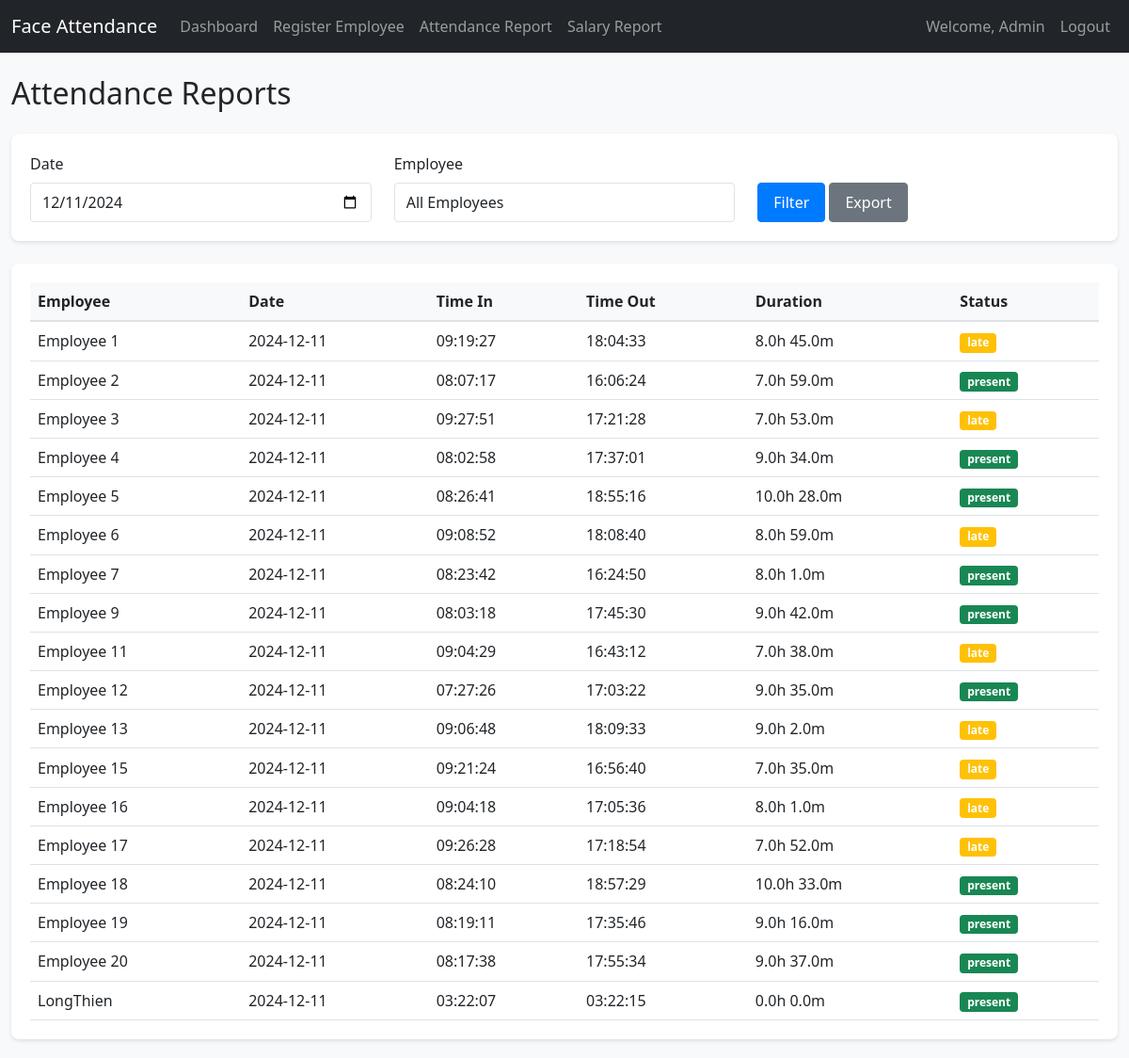
The app's page /admin/reports (signed in), older data.
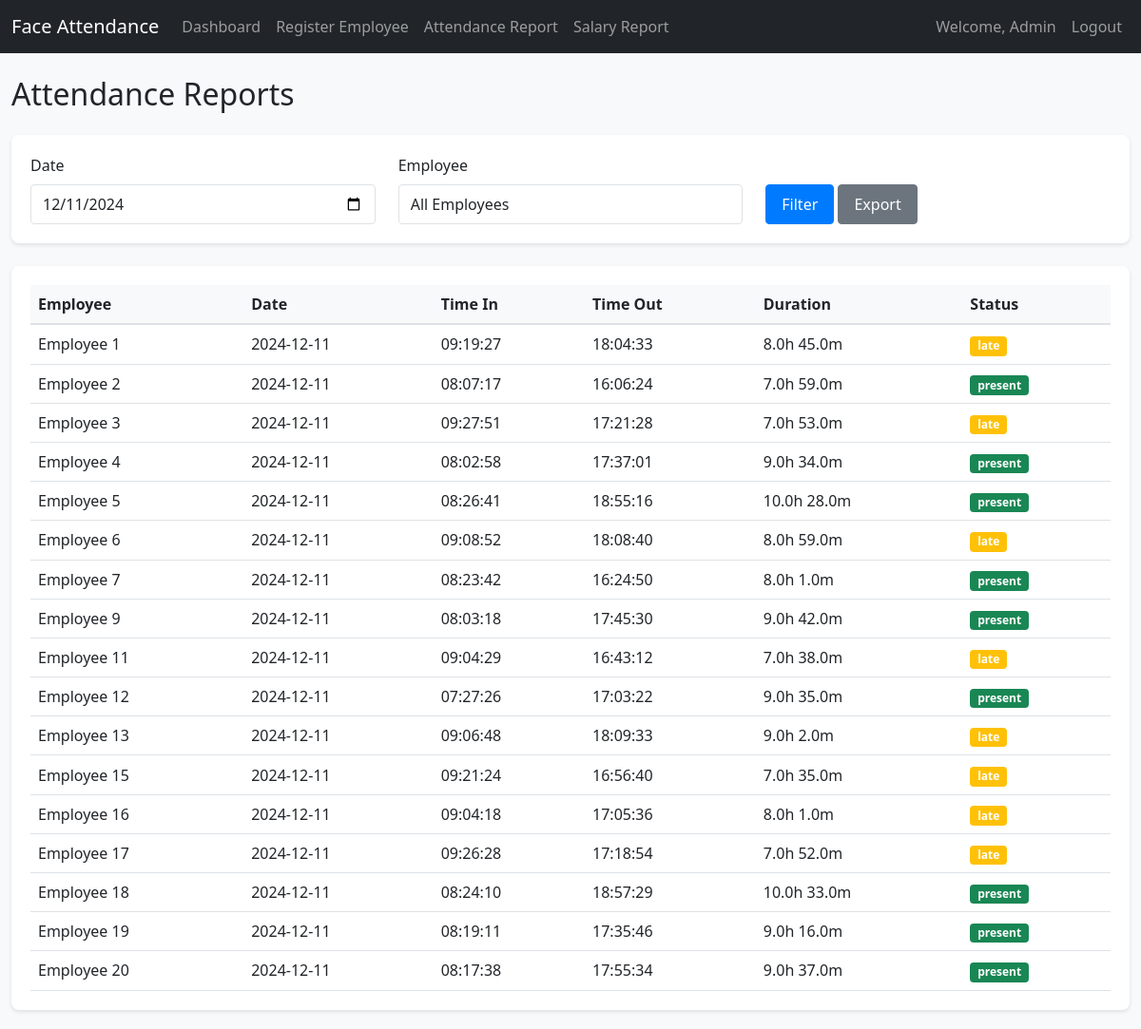
The same page, newer data.
### app/models.py (models this page shows, shortened)
class Attendance(db.Model):
    id = db.Column(db.Integer, primary_key=True)
    user_id = db.Column(db.Integer, db.ForeignKey('user.id'), nullable=False)
    date = db.Column(db.Date, nullable=False)
    time_in = db.Column(db.DateTime, nullable=False)
    time_out = db.Column(db.DateTime)
    status = db.Column(db.String(20), default='present')  # present, late, absent

class User(UserMixin, db.Model):
    id = db.Column(db.Integer, primary_key=True)
    username = db.Column(db.String(64), unique=True, nullable=False)
    email = db.Column(db.String(120), unique=True, nullable=False)
    password_hash = db.Column(db.String(128))
    name = db.Column(db.String(64))
    is_admin = db.Column(db.Boolean, default=False)
    face_encoding = db.Column(db.LargeBinary)
    position = db.Column(db.String(100))
    hourly_rate = db.Column(db.Float, default=0)
    attendances = db.relationship('Attendance', backref='user', lazy=True)

### app/routes.py (the view)
@admin.route('/reports')
@login_required
def reports():
    if not current_user.is_admin:
        return redirect(url_for('employee.dashboard'))
    date = request.args.get('date', datetime.now().date())
    employee_id = request.args.get('employee_id')
    query = Attendance.query
    if date:
        query = query.filter_by(date=date)
    if employee_id:
        query = query.filter_by(user_id=employee_id)
    attendances = query.all()
    employees = User.query.filter_by(is_admin=False).all()
    return render_template('admin/reports.html',
                         attendances=attendances,
                         employees=employees,
                         selected_date=date,
                         selected_employee=employee_id)

### app/models.py (called while the page is built)
@login_manager.user_loader
def load_user(id):
    return User.query.get(int(id))

### app/templates/admin/reports.html (shortened to what this page needs)
{% extends "base.html" %}
{% block content %}
<h2>Attendance Reports</h2>
<div class="card mt-4">
    <div class="card-body">
        <form method="GET" class="row">
            <div class="col-md-4">
                <label for="date" class="form-label">Date</label>
                <input type="date" class="form-control" id="date" name="date"
                       value="{{ selected_date }}">
            </div>
            <div class="col-md-4">
                <label for="employee_id" class="form-label">Employee</label>
                <select class="form-control" id="employee_id" name="employee_id">
                    <option value="">All Employees</option>
                </select>
            </div>
            <div class="col-md-4">
                <label class="form-label">&nbsp;</label>
                <div>
                    <button type="submit" class="btn btn-primary">Filter</button>
                    <button type="button" class="btn btn-secondary" onclick="exportReport()">Export</button>
                </div>
            </div>
        </form>
    </div>
</div>
<div class="card mt-4">
    <div class="card-body">
        <table class="table">
            <thead>
                <tr>
                    <th>Employee</th>
                    <th>Date</th>
                    <th>Time In</th>
                    <th>Time Out</th>
                    <th>Duration</th>
                    <th>Status</th>
                </tr>
            </thead>
            <tbody>
                {% for attendance in attendances %}
                <tr>
                    <td>{{ attendance.user.name }}</td>
                    <td>{{ attendance.date.strftime('%Y-%m-%d') }}</td>
                    <td>{{ attendance.time_in.strftime('%H:%M:%S') }}</td>
                    <td>{{ attendance.time_out.strftime('%H:%M:%S') if attendance.time_out }}</td>
                    <td>
                        {% if attendance.time_in and attendance.time_out %}
                            {% set duration = attendance.time_out - attendance.time_in %}
                            {{ duration.total_seconds() // 3600 }}h
                            {{ (duration.total_seconds() % 3600) // 60 }}m
                        {% endif %}
                    </td>
                    <td>
                        <span class="badge bg-{{ 'success' if attendance.status == 'present' else 'warning' }}">
                            {{ attendance.status }}
                        </span>
                    </td>
                </tr>
                {% endfor %}
            </tbody>
        </table>
    </div>
</div>
{% endblock %}

Row changes from the older to the newer data that the page shows:
removed Attendance: user.name "LongThien", date "2024-12-11", time_in "03:22:07", time_out "03:22:15", duration "0.0", value "0.0", status "present"
